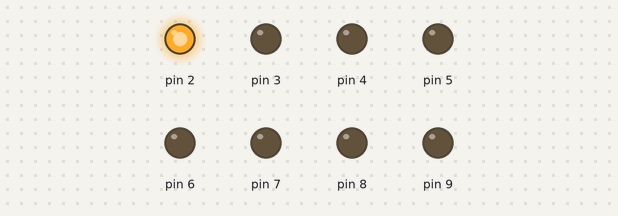
Simulated run of this sketch. Board: Arduino Uno, built with avr-gcc and run on an emulated ATmega328P. On the bench: output pins drawn as LEDs (lit = HIGH).

Above: at 0.1 s.
At 1.9 s:
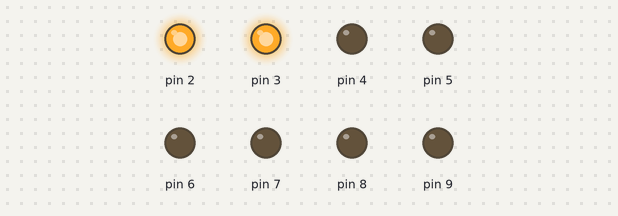
At 3.7 s:
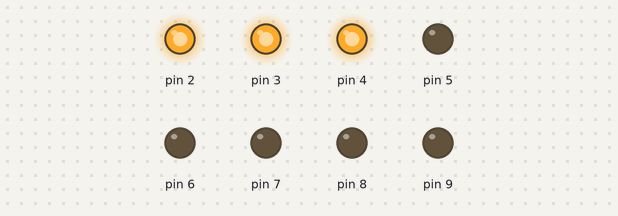
At 5.5 s:
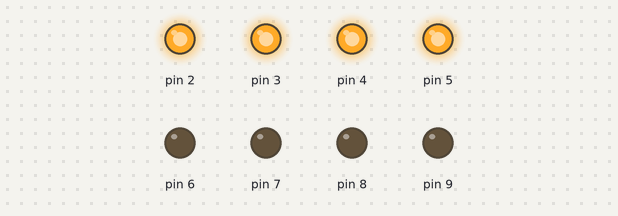
At 9.1 s:
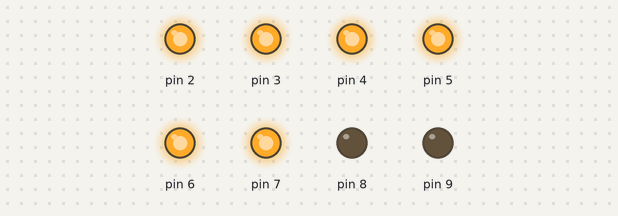
At 12.7 s:
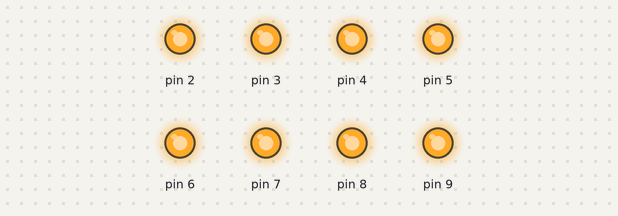
Timing chart, 0 to 14.2 s (numbered marks = the images above):
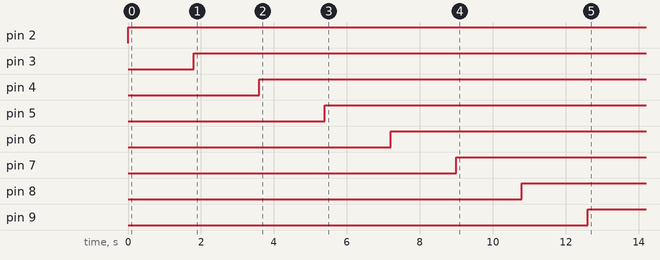

The sketch:

7_seg_2.ino
```cpp
    int a[10]={0X3F,0X06,0X5B,0X4F,0X66,0X6D,0X7D,0X07,0X7F,0X67};

void setup()
{
  for (int l = 2; l < 10; l++)
  {
    pinMode(l, 1);
  }


}

void loop()
{
 int rem=0;

 for(int k=0;k<8;k++)
  {
    digitalWrite(k+2,a[rem]);
    delay(200);
    for(int j=0;j<8;j++)
    {
     digitalWrite(k+2,a[j]);
     delay(200);
    }
    rem++;
  }
}
```

Measured:
- by itself, pin 2: LOW → HIGH at 0.00 s
- by itself, pin 3: LOW → HIGH at 1.8 s
- by itself, pin 4: LOW → HIGH at 3.6 s
- by itself, pin 5: LOW → HIGH at 5.4 s
- by itself, pin 6: LOW → HIGH at 7.2 s
- by itself, pin 7: LOW → HIGH at 9.0 s
- by itself, pin 8: LOW → HIGH at 10.8 s
- by itself, pin 9: LOW → HIGH at 12.6 s
